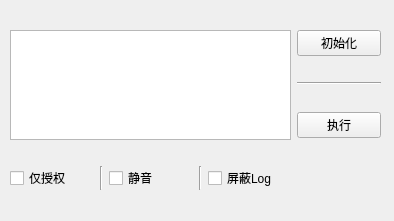
<?xml version="1.0" encoding="UTF-8"?>
<ui version="4.0">
 <class>MainWindow</class>
 <widget class="QMainWindow" name="MainWindow">
  <property name="geometry">
   <rect>
    <x>0</x>
    <y>0</y>
    <width>394</width>
    <height>221</height>
   </rect>
  </property>
  <property name="windowTitle">
   <string>MainWindow</string>
  </property>
  <widget class="QWidget" name="centralwidget">
   <widget class="QWidget" name="">
    <property name="geometry">
     <rect>
      <x>10</x>
      <y>10</y>
      <width>371</width>
      <height>201</height>
     </rect>
    </property>
    <layout class="QGridLayout" name="gridLayout">
     <item row="3" column="2">
      <widget class="QCheckBox" name="checkbox_mute">
       <property name="text">
        <string>静音</string>
       </property>
      </widget>
     </item>
     <item row="2" column="5">
      <widget class="QPushButton" name="pushButton_run">
       <property name="text">
        <string>执行</string>
       </property>
      </widget>
     </item>
     <item row="3" column="0">
      <widget class="QCheckBox" name="checkbox_onlyApply_2">
       <property name="text">
        <string>仅授权</string>
       </property>
      </widget>
     </item>
     <item row="1" column="5">
      <widget class="Line" name="line">
       <property name="orientation">
        <enum>Qt::Horizontal</enum>
       </property>
      </widget>
     </item>
     <item row="3" column="1">
      <widget class="Line" name="line_2">
       <property name="orientation">
        <enum>Qt::Vertical</enum>
       </property>
      </widget>
     </item>
     <item row="3" column="4">
      <widget class="QCheckBox" name="checkbox_logOutput">
       <property name="text">
        <string>屏蔽Log</string>
       </property>
      </widget>
     </item>
     <item row="0" column="5">
      <widget class="QPushButton" name="pushButton_init">
       <property name="text">
        <string>初始化</string>
       </property>
      </widget>
     </item>
     <item row="0" column="0" rowspan="3" colspan="5">
      <widget class="QListView" name="listView"/>
     </item>
     <item row="3" column="3">
      <widget class="Line" name="line_3">
       <property name="orientation">
        <enum>Qt::Vertical</enum>
       </property>
      </widget>
     </item>
    </layout>
   </widget>
  </widget>
 </widget>
 <resources/>
 <connections/>
</ui>
